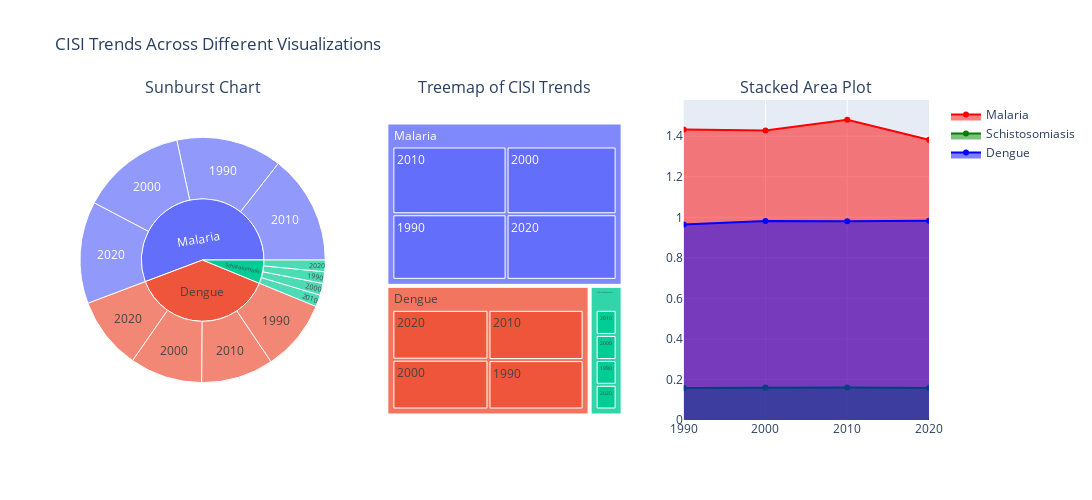

Notebook cell for this chart:
### Code cell
import plotly.graph_objects as go
import plotly.express as px
from plotly.subplots import make_subplots

# --- Create a figure with 3 subplots arranged from RIGHT to LEFT ---
fig = make_subplots(
    rows=1, cols=3,  
    subplot_titles=("Sunburst Chart", "Treemap of CISI Trends", "Stacked Area Plot"),
    column_widths=[0.33, 0.33, 0.33],  
    specs=[[{"type": "domain"}, {"type": "domain"}, {"type": "xy"}]]  # Define correct plot types
)

# --- 1. Sunburst Plot (Rightmost) ---
sunburst_data = combined_grouped_df.copy()
sunburst_data['Decade'] = sunburst_data['Decade'].astype(str)
fig_sunburst = px.sunburst(sunburst_data, path=['Disease', 'Decade'], values='CISI')

for trace in fig_sunburst.data:
    fig.add_trace(trace, row=1, col=1)

# --- 2. Treemap Plot (Middle) ---
treemap_data = combined_grouped_df.copy()
treemap_data['Decade'] = treemap_data['Decade'].astype(str)
fig_treemap = px.treemap(treemap_data, path=['Disease', 'Decade'], values='CISI')

for trace in fig_treemap.data:
    fig.add_trace(trace, row=1, col=2)

# --- 3. Stacked Area Plot (Leftmost) ---
fig.add_trace(
    go.Scatter(x=malaria_grouped['Decade'], y=malaria_grouped['CISI'], mode='lines+markers',
               fill='tozeroy', name='Malaria', line=dict(color='red'), marker=dict(symbol='circle')),
    row=1, col=3
)
fig.add_trace(
    go.Scatter(x=schistosomiasis_grouped['Decade'], y=schistosomiasis_grouped['CISI'], mode='lines+markers',
               fill='tozeroy', name='Schistosomiasis', line=dict(color='green'), marker=dict(symbol='circle')),
    row=1, col=3
)
fig.add_trace(
    go.Scatter(x=dengue_grouped['Decade'], y=dengue_grouped['CISI'], mode='lines+markers',
               fill='tozeroy', name='Dengue', line=dict(color='blue'), marker=dict(symbol='circle')),
    row=1, col=3
)

# --- Update Layout ---
fig.update_layout(
    title="CISI Trends Across Different Visualizations",
    showlegend=True,
    height=500,
    width=1200,
)

# Show the final plot
fig.show()

### Figure 1 — Plotly figure (JSON) as saved in the notebook; plotly's stock layout.template omitted (floating-point values rounded to 4 significant figures)
{"data": [{"branchvalues": "total", "domain": {"x": [0, 0.2889], "y": [0, 1]}, "hovertemplate": "labels=%{label}<br>CISI=%{value}<br>parent=%{parent}<br>id=%{id}<extra></extra>", "ids": ["Malaria/1990", "Malaria/2000", "Malaria/2010", "Malaria/2020", "Schistosomiasis/1990", "Schistosomiasis/2000", "Schistosomiasis/2010", "Schistosomiasis/2020", "Dengue/1990", "Dengue/2000", "Dengue/2010", "Dengue/2020", "Malaria", "Schistosomiasis", "Dengue"], "labels": ["1990", "2000", "2010", "2020", "1990", "2000", "2010", "2020", "1990", "2000", "2010", "2020", "Malaria", "Schistosomiasis", "Dengue"], "name": "", "parents": ["Malaria", "Malaria", "Malaria", "Malaria", "Schistosomiasis", "Schistosomiasis", "Schistosomiasis", "Schistosomiasis", "Dengue", "Dengue", "Dengue", "Dengue", "", "", ""], "type": "sunburst", "values": [1.434, 1.428, 1.481, 1.383, 0.1579, 0.1599, 0.16, 0.1575, 0.9646, 0.9819, 0.9807, 0.983, 5.725, 0.6353, 3.91]}, {"branchvalues": "total", "domain": {"x": [0.3556, 0.6444], "y": [0, 1]}, "hovertemplate": "labels=%{label}<br>CISI=%{value}<br>parent=%{parent}<br>id=%{id}<extra></extra>", "ids": ["Malaria/1990", "Malaria/2000", "Malaria/2010", "Malaria/2020", "Schistosomiasis/1990", "Schistosomiasis/2000", "Schistosomiasis/2010", "Schistosomiasis/2020", "Dengue/1990", "Dengue/2000", "Dengue/2010", "Dengue/2020", "Malaria", "Schistosomiasis", "Dengue"], "labels": ["1990", "2000", "2010", "2020", "1990", "2000", "2010", "2020", "1990", "2000", "2010", "2020", "Malaria", "Schistosomiasis", "Dengue"], "name": "", "parents": ["Malaria", "Malaria", "Malaria", "Malaria", "Schistosomiasis", "Schistosomiasis", "Schistosomiasis", "Schistosomiasis", "Dengue", "Dengue", "Dengue", "Dengue", "", "", ""], "type": "treemap", "values": [1.434, 1.428, 1.481, 1.383, 0.1579, 0.1599, 0.16, 0.1575, 0.9646, 0.9819, 0.9807, 0.983, 5.725, 0.6353, 3.91]}, {"fill": "tozeroy", "line": {"color": "red"}, "marker": {"symbol": "circle"}, "mode": "lines+markers", "name": "Malaria", "type": "scatter", "x": [1990, 2000, 2010, 2020], "xaxis": "x", "y": [1.434, 1.428, 1.481, 1.383], "yaxis": "y"}, {"fill": "tozeroy", "line": {"color": "green"}, "marker": {"symbol": "circle"}, "mode": "lines+markers", "name": "Schistosomiasis", "type": "scatter", "x": [1990, 2000, 2010, 2020], "xaxis": "x", "y": [0.1579, 0.1599, 0.16, 0.1575], "yaxis": "y"}, {"fill": "tozeroy", "line": {"color": "blue"}, "marker": {"symbol": "circle"}, "mode": "lines+markers", "name": "Dengue", "type": "scatter", "x": [1990, 2000, 2010, 2020], "xaxis": "x", "y": [0.9646, 0.9819, 0.9807, 0.983], "yaxis": "y"}], "layout": {"annotations": [{"font": {"size": 16}, "showarrow": false, "text": "Sunburst Chart", "x": 0.1444, "xanchor": "center", "xref": "paper", "y": 1, "yanchor": "bottom", "yref": "paper"}, {"font": {"size": 16}, "showarrow": false, "text": "Treemap of CISI Trends", "x": 0.5, "xanchor": "center", "xref": "paper", "y": 1, "yanchor": "bottom", "yref": "paper"}, {"font": {"size": 16}, "showarrow": false, "text": "Stacked Area Plot", "x": 0.8556, "xanchor": "center", "xref": "paper", "y": 1, "yanchor": "bottom", "yref": "paper"}], "height": 500, "showlegend": true, "title": {"text": "CISI Trends Across Different Visualizations"}, "width": 1200, "xaxis": {"anchor": "y", "domain": [0.7111, 1]}, "yaxis": {"anchor": "x", "domain": [0, 1]}}}
